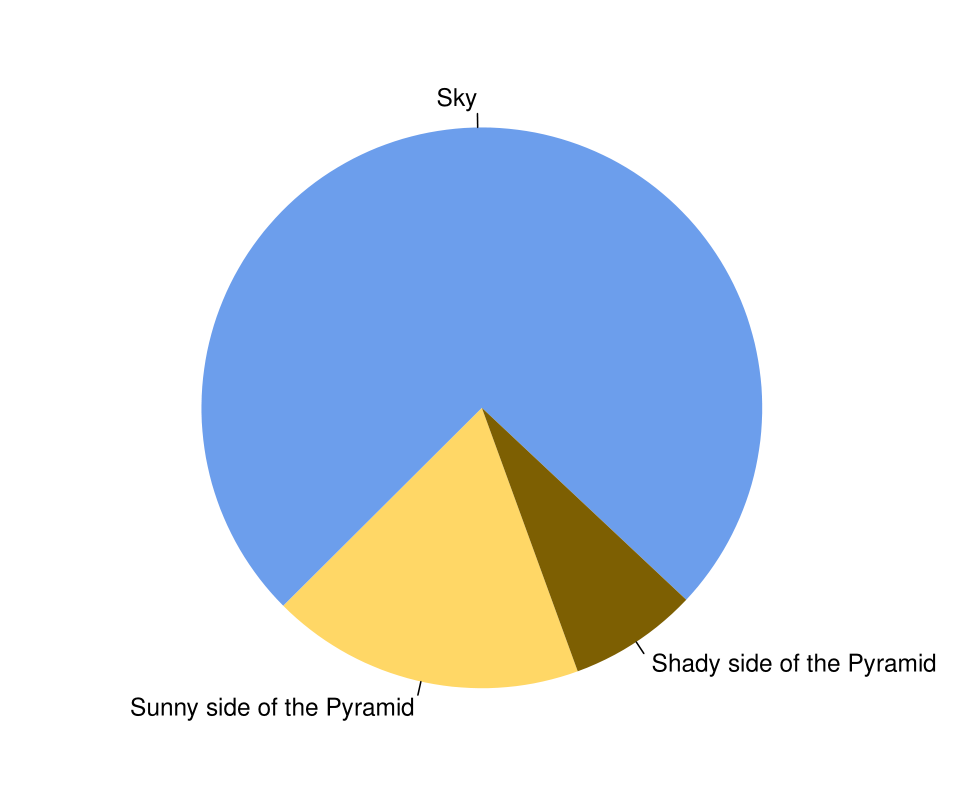

R code for this plot:
pdf("pyramid.pdf")
    pie(
        c(0.17, 0.7, 0.07)
        , c("Sunny side of the Pyramid", "Sky", "Shady side of the Pyramid")
        , init.angle = -70
        , clockwise = T
        , col = c("#FFD866"
        , "#6D9EED"
        , "#7E5F02")
        , border = F
    )
garb <- dev.off()